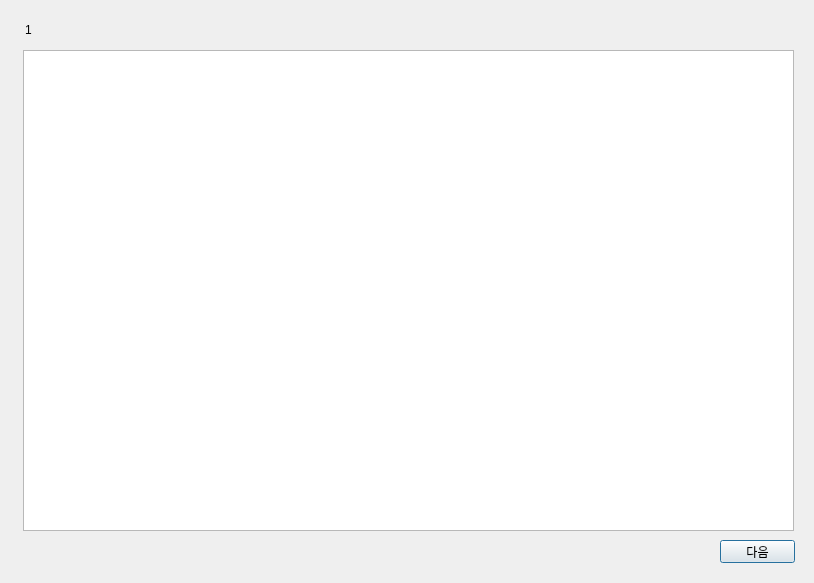
<?xml version="1.0" encoding="UTF-8"?>
<ui version="4.0">
 <class>Dialog</class>
 <widget class="QDialog" name="Dialog">
  <property name="geometry">
   <rect>
    <x>0</x>
    <y>0</y>
    <width>814</width>
    <height>583</height>
   </rect>
  </property>
  <property name="windowTitle">
   <string>Dialog</string>
  </property>
  <widget class="QPushButton" name="nextButton">
   <property name="geometry">
    <rect>
     <x>720</x>
     <y>540</y>
     <width>75</width>
     <height>23</height>
    </rect>
   </property>
   <property name="text">
    <string>다음</string>
   </property>
  </widget>
  <widget class="QLabel" name="showProgressLabel">
   <property name="geometry">
    <rect>
     <x>25</x>
     <y>20</y>
     <width>61</width>
     <height>20</height>
    </rect>
   </property>
   <property name="text">
    <string>1</string>
   </property>
  </widget>
  <widget class="QTextEdit" name="mainTextEdit">
   <property name="geometry">
    <rect>
     <x>23</x>
     <y>50</y>
     <width>771</width>
     <height>481</height>
    </rect>
   </property>
  </widget>
 </widget>
 <resources/>
 <connections/>
</ui>
